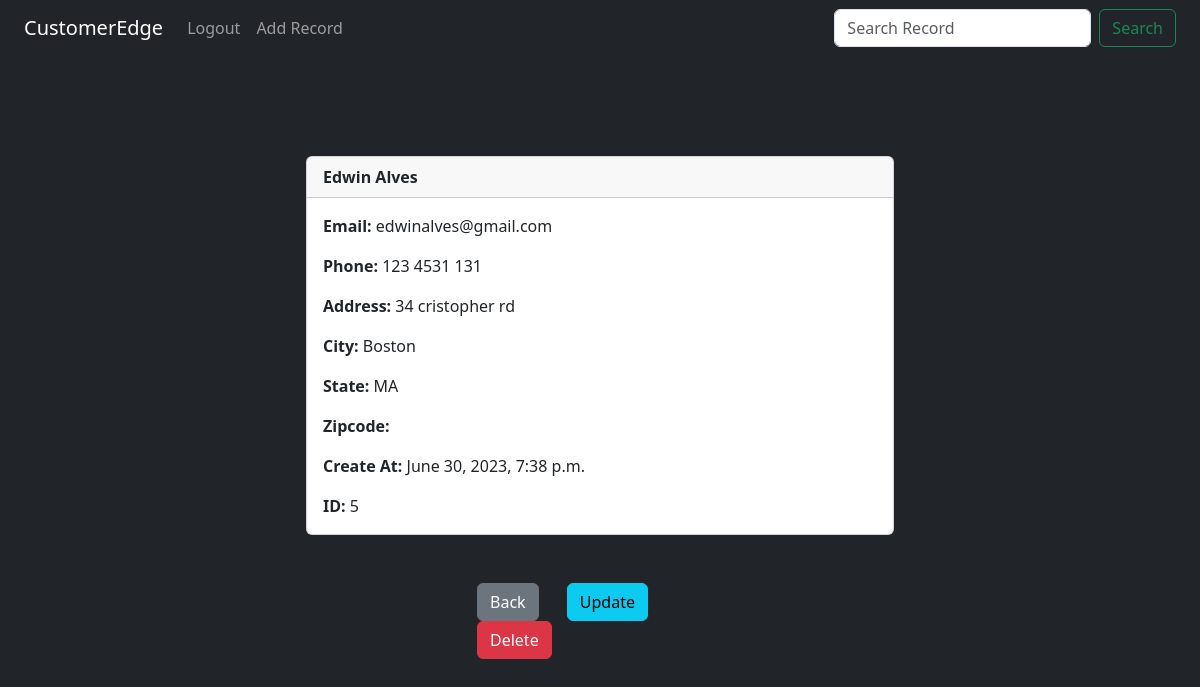
The app's page /record/5 (signed in) with its own data.
### website/models.py (models this page shows, shortened)
class Record(models.Model):
    STATES = [
        ('AL', 'Alabama'),
        ('AK', 'Alaska'),
        ('AZ', 'Arizona'),
        ('AR', 'Arkansas'),
        ('CA', 'California'),
        ('CO', 'Colorado'),
        ('CT', 'Connecticut'),
        ('DE', 'Delaware'),
        ('FL', 'Florida'),
        ('GA', 'Georgia'),
        ('HI', 'Hawaii'),
        ('ID', 'Idaho'),
        ('IL', 'Illinois'),
        ('IN', 'Indiana'),
        ('IA', 'Iowa'),
        ('KS', 'Kansas'),
        ('KY', 'Kentucky'),
        ('LA', 'Louisiana'),
        ('ME', 'Maine'),
        ('MD', 'Maryland'),
        ('MA', 'Massachusetts'),
        ('MI', 'Michigan'),
        ('MN', 'Minnesota'),
        ('MS', 'Mississippi'),
        ('MO', 'Missouri'),
        ('MT', 'Montana'),
        ('NE', 'Nebraska'),
        ('NV', 'Nevada'),
        ('NH', 'New Hampshire'),
        ('NJ', 'New Jersey'),
        ('NM', 'New Mexico'),
        ('NY', 'New York'),
        ('NC', 'North Carolina'),
        ('ND', 'North Dakota'),
        ('OH', 'Ohio'),
        ('OK', 'Oklahoma'),
        ('OR', 'Oregon'),
        ('PA', 'Pennsylvania'),
        ('RI', 'Rhode Island'),
        ('SC', 'South Carolina'),
        ('SD', 'South Dakota'),
        ('TN', 'Tennessee'),
        ('TX', 'Texas'),
        ('UT', 'Utah'),
        ('VT', 'Vermont'),
        ('VA', 'Virginia'),
        ('WA', 'Washington'),
        ('WV', 'West Virginia'),
        ('WI', 'Wisconsin'),
        ('WY', 'Wyoming'),
    ]
    created_at =models.DateTimeField(auto_now_add=True)
    first_name = models.CharField(max_length=50)
    last_name= models.CharField(max_length=50)
    email = models.CharField(max_length=200)
    phone = models.CharField(max_length=12)
    address= models.CharField(max_length=100)
    city= models.CharField(max_length=50)
    state= models.CharField(max_length=50, choices=STATES)
    zip_code= models.CharField(max_length=50)

### website/views.py (the view)
# urls.py: path('record/<int:pk>', views.custumer_record, name="record"),
def custumer_record(request, pk):
    if request.user.is_authenticated:
        customer_record = Record.objects.get(id=pk)
        return render(request, 'record.html', {'customer_record':customer_record})
    else:
        messages.info(request, "You must be logged in to view this page")
        return redirect('home')

### website/templates/record.html (shortened to what this page needs)
{% extends 'base.html' %}
{% block content %}
{%if user.is_authenticated %}
<div class="container-xxl text-light">
    <div class="card w-50 card_center " style="margin-top:100px;">
    <div class="card-header"><strong>
            {{ customer_record.first_name }}
            {{ customer_record.last_name }}</strong>
    </div>
    <div class="card-body">
    <p class="card-text">
    <strong>Email: </strong>{{ customer_record.email }}</p>
    <p class="card-text">
    <strong>Phone: </strong>{{ customer_record.phone }}
    </p>
    <p class="card-text">
    <strong>Address: </strong>{{ customer_record.address }}</p>
    <p class="card-text">
    <strong>City: </strong>{{ customer_record.city }}</p>
    <p class="card-text">
    <strong>State: </strong>{{ customer_record.state }}</p>
    <p class="card-text">
    <strong>Zipcode: </strong>{{ customer_record.zipcode }}</p>
    <p class="card-text">
    <strong>Create At: </strong>{{ customer_record.created_at }}</p>
    <p class="card-text">
    <strong>ID: </strong>{{ customer_record.id }}</p>
    </div>
    </div>
    <div class="card_center w-25 mt-5">
        <a href="{% url 'home' %}" class="btn btn-secondary ms-4">Back</a>
        <a href="{% url 'update_record' customer_record.id %}" class="btn btn-info ms-4">Update</a>
        <a href="{% url 'delete_record' customer_record.id %}" class="btn btn-danger ms-4">Delete</a>
    </div>
</div>
{%endif%}
<br/><br/>
{% endblock %}

### website/templates/record.html (style rules this page uses)
.card_center { margin: 0 auto; float: none; margin-bottom: 10px; }

### records on screen
Record: first_name "Edwin", last_name "Alves", email "edwinalves@gmail.com", phone "123 4531 131", address "34 cristopher rd", city "Boston", state "MA", created_at "June 30, 2023, 7:38 p.m.", id "5"
